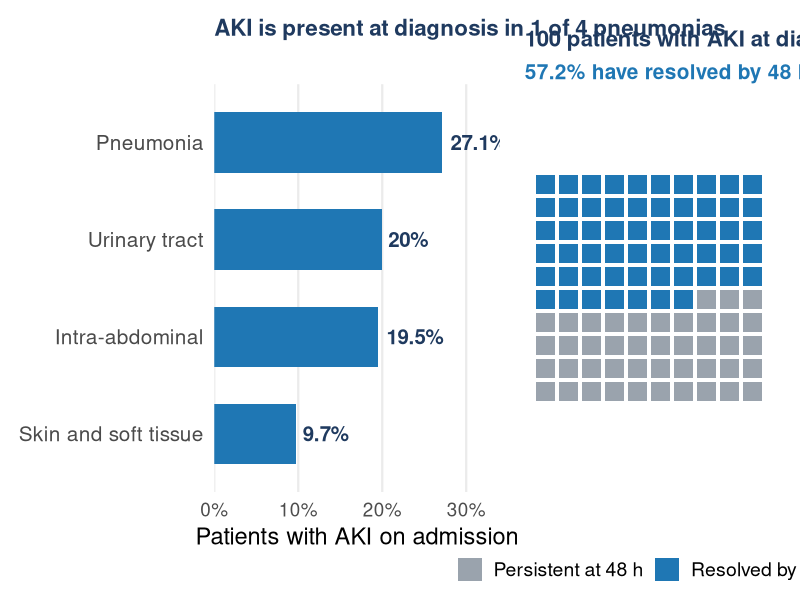

Recreate this plot in R.
# =============================================================================
# Slide 1. Admission AKI in infected patients resolves quickly (Crass 2019, CID).
# Published percentages only (abstract): AKI on admission in 27.1 % (pneumonia),
# 19.5 % (intra-abdominal), 20.0 % (urinary), 9.7 % (skin/soft tissue);
# of admission AKI, 57.2 % had resolved by 48 h. Icon array = 100 patients.
# =============================================================================
suppressPackageStartupMessages({library(dplyr); library(ggplot2); library(patchwork)})
col_blue <- "#1f77b4"; col_grey <- "#9aa3ad"; col_navy <- "#1f3a5f"; col_dark <- "#4a4a4a"; col_red <- "#b03a3a"
base_theme <- function(bs = 17) theme_minimal(base_size = bs) + theme(panel.grid.minor = element_blank(), plot.title = element_text(face = "bold", color = col_navy, size = bs * 0.95), plot.subtitle = element_text(color = col_dark, size = bs * 0.75), plot.margin = margin(8, 10, 8, 8))

# Left: icon array, 100 patients with AKI at the time infection is diagnosed
n_res <- 57   # 57.2 % rounded to whole patients
icons <- tibble(id = 1:100, x = (id - 1) %% 10, y = 9 - (id - 1) %/% 10,
                status = ifelse(id <= n_res, "Resolved by 48 h", "Persistent at 48 h"))
p1 <- ggplot(icons, aes(x, y, fill = status)) +
  geom_tile(width = 0.82, height = 0.82, color = NA) +
  scale_fill_manual(values = c("Resolved by 48 h" = col_blue, "Persistent at 48 h" = col_grey), name = NULL) +
  coord_equal() + theme_void(base_size = 17) +
  labs(title = "100 patients with AKI at diagnosis",
       subtitle = "57.2% have resolved by 48 h") +
  theme(legend.position = "bottom", legend.text = element_text(size = 14),
        plot.title = element_text(face = "bold", color = col_navy, size = 16),
        plot.subtitle = element_text(color = col_blue, face = "bold", size = 15),
        plot.margin = margin(8, 14, 8, 8))

# Right: how common is AKI at presentation, by infection type
aki <- tribble(~site, ~pct,
  "Pneumonia", 27.1, "Urinary tract", 20.0, "Intra-abdominal", 19.5, "Skin and soft tissue", 9.7) |>
  mutate(site = factor(site, rev(site)))
p2 <- ggplot(aki, aes(pct, site)) +
  geom_col(fill = col_blue, width = 0.62) +
  geom_text(aes(label = paste0(pct, "%")), hjust = -0.15, size = 5.2, color = col_navy, fontface = "bold") +
  scale_x_continuous(limits = c(0, 34), expand = c(0, 0), labels = \(x) paste0(x, "%")) +
  labs(x = "Patients with AKI on admission", y = NULL,
       title = "AKI is present at diagnosis in 1 of 4 pneumonias") +
  base_theme(17) + theme(panel.grid.major.y = element_blank(), axis.text.y = element_text(size = 15, color = col_dark))

p <- p2 + p1 + plot_layout(widths = c(1.15, 1))
ggsave("figures/aki_resolution.png", p, width = 12.5, height = 5.6, dpi = 300, bg = "white")
